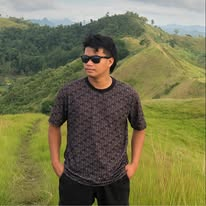
#> input picture Resources/Photos/ivan.jpg, 206 x 206 px
$ python masking.py
#> lines starting #> are read from the running program, lines starting #| are printed output that depends on the picture; after the words box and inside, x2 and y2 are one past the last pixel; in counts of white or black regions, pixels touching at a corner belong together
#pylint:disable=no-member

import cv2 as cv
import numpy as np

img = cv.imread('../Resources/Photos/ivan.jpg')
#> img is the input picture: shape (206, 206, 3); mean B, G, R 78.8, 117, 119.3
cv.imshow('Ivan', img)

blank = np.zeros(img.shape[:2], dtype='uint8')
cv.imshow('Blank Image', blank)

circle = cv.circle(blank.copy(), (img.shape[1]//2 + 45,img.shape[0]//2), 100, 255, -1)

rectangle = cv.rectangle(blank.copy(), (30,30), (355,355), 255, -1)

weird_shape = cv.bitwise_and(circle,rectangle)
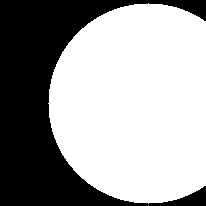
#> circle: shape (206, 206); 62.5% white; 1 black region, box (x1, y1, x2, y2) and area: (0, 0, 206, 206) 15898
cv.imshow('Weird Shape', weird_shape)
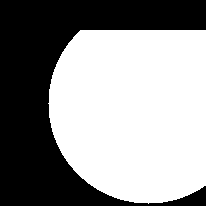
#> window 'Weird Shape': shape (206, 206); 56.8% white; 1 black region, box (x1, y1, x2, y2) and area: (0, 0, 206, 206) 18320

masked = cv.bitwise_and(img,img,mask=weird_shape)
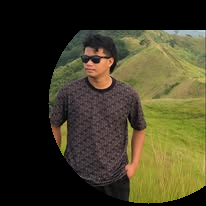
#> masked: shape (206, 206, 3); mean B, G, R 36.9, 61.1, 65.4
cv.imshow('Weird Shaped Masked Image', masked)

cv.waitKey(0)

$ run again, with Resources/Photos/jerry.jpg copied over Resources/Photos/ivan.jpg
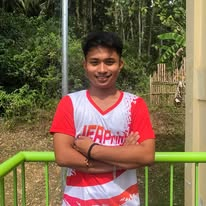
#> input picture Resources/Photos/jerry.jpg, 206 x 206 px
#> img is the input picture: shape (206, 206, 3); mean B, G, R 74.3, 102.4, 123.1
#> circle: shape (206, 206); 62.5% white; 1 black region, box (x1, y1, x2, y2) and area: (0, 0, 206, 206) 15898
#> `masked = cv.bitwise_and(img,img,mask=weird_shape)`:
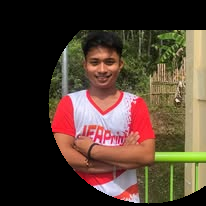
#> masked: shape (206, 206, 3); mean B, G, R 48.1, 61.3, 80.3

$ run again, with Resources/Photos/jong.jpg copied over Resources/Photos/ivan.jpg
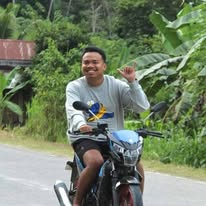
#> input picture Resources/Photos/jong.jpg, 206 x 206 px
#> img is the input picture: shape (206, 206, 3); mean B, G, R 102.8, 127.8, 114.9
#> circle: shape (206, 206); 62.5% white; 1 black region, box (x1, y1, x2, y2) and area: (0, 0, 206, 206) 15898
#> `masked = cv.bitwise_and(img,img,mask=weird_shape)`:
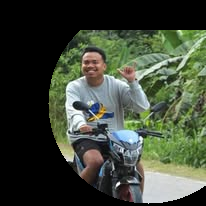
#> masked: shape (206, 206, 3); mean B, G, R 56.7, 71.5, 63.3
